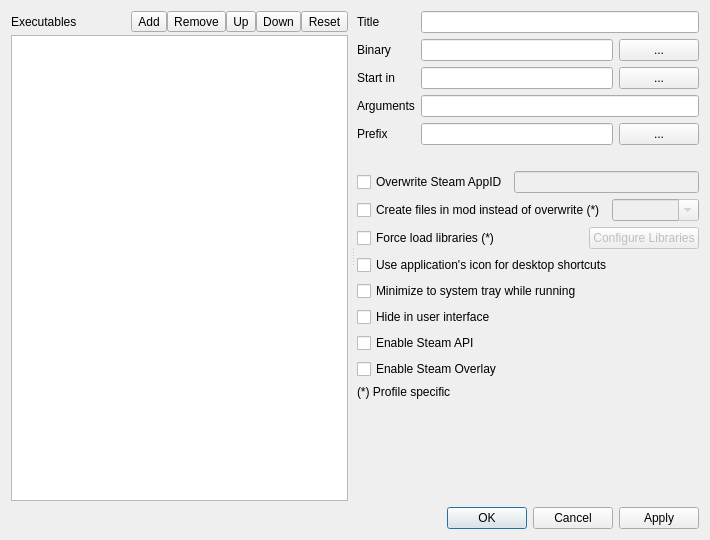
<?xml version="1.0" encoding="UTF-8"?>
<ui version="4.0">
 <class>EditExecutablesDialog</class>
 <widget class="QDialog" name="EditExecutablesDialog">
  <property name="geometry">
   <rect>
    <x>0</x>
    <y>0</y>
    <width>710</width>
    <height>540</height>
   </rect>
  </property>
  <property name="windowTitle">
   <string>Modify Executables</string>
  </property>
  <layout class="QVBoxLayout" name="verticalLayout">
   <item>
    <widget class="QWidget" name="widget_3" native="true">
     <property name="minimumSize">
      <size>
       <width>0</width>
       <height>100</height>
      </size>
     </property>
     <layout class="QVBoxLayout" name="verticalLayout_4">
      <property name="leftMargin">
       <number>0</number>
      </property>
      <property name="topMargin">
       <number>0</number>
      </property>
      <property name="rightMargin">
       <number>0</number>
      </property>
      <property name="bottomMargin">
       <number>0</number>
      </property>
      <item>
       <widget class="QSplitter" name="splitter">
        <property name="orientation">
         <enum>Qt::Orientation::Horizontal</enum>
        </property>
        <property name="handleWidth">
         <number>9</number>
        </property>
        <property name="childrenCollapsible">
         <bool>false</bool>
        </property>
        <widget class="QWidget" name="widget_2" native="true">
         <layout class="QVBoxLayout" name="verticalLayout_3">
          <property name="spacing">
           <number>3</number>
          </property>
          <property name="leftMargin">
           <number>0</number>
          </property>
          <property name="topMargin">
           <number>0</number>
          </property>
          <property name="rightMargin">
           <number>0</number>
          </property>
          <property name="bottomMargin">
           <number>0</number>
          </property>
          <item>
           <layout class="QHBoxLayout" name="horizontalLayout_2">
            <property name="spacing">
             <number>0</number>
            </property>
            <item>
             <widget class="QLabel" name="label_6">
              <property name="text">
               <string>Executables</string>
              </property>
             </widget>
            </item>
            <item>
             <spacer name="horizontalSpacer">
              <property name="orientation">
               <enum>Qt::Orientation::Horizontal</enum>
              </property>
              <property name="sizeHint" stdset="0">
               <size>
                <width>40</width>
                <height>20</height>
               </size>
              </property>
             </spacer>
            </item>
            <item>
             <widget class="QToolButton" name="add">
              <property name="toolTip">
               <string>Add an executable</string>
              </property>
              <property name="statusTip">
               <string>Add an executable</string>
              </property>
              <property name="whatsThis">
               <string>Add an executable</string>
              </property>
              <property name="text">
               <string>Add</string>
              </property>
              <property name="icon">
               <iconset resource="../resources.qrc">
                <normaloff>:/MO/gui/add</normaloff>:/MO/gui/add</iconset>
              </property>
              <property name="popupMode">
               <enum>QToolButton::ToolButtonPopupMode::InstantPopup</enum>
              </property>
             </widget>
            </item>
            <item>
             <widget class="QToolButton" name="remove">
              <property name="toolTip">
               <string>Remove the selected executable</string>
              </property>
              <property name="statusTip">
               <string>Remove the selected executable</string>
              </property>
              <property name="whatsThis">
               <string>Remove the selected executable</string>
              </property>
              <property name="text">
               <string>Remove</string>
              </property>
              <property name="icon">
               <iconset resource="../resources.qrc">
                <normaloff>:/MO/gui/resources/list-remove.png</normaloff>:/MO/gui/resources/list-remove.png</iconset>
              </property>
             </widget>
            </item>
            <item>
             <widget class="QToolButton" name="up">
              <property name="toolTip">
               <string>Move the executable up in the list</string>
              </property>
              <property name="statusTip">
               <string>Move the executable up in the list</string>
              </property>
              <property name="whatsThis">
               <string>Move the executable up in the list</string>
              </property>
              <property name="text">
               <string>Up</string>
              </property>
              <property name="icon">
               <iconset resource="../resources.qrc">
                <normaloff>:/MO/gui/resources/go-up.png</normaloff>:/MO/gui/resources/go-up.png</iconset>
              </property>
             </widget>
            </item>
            <item>
             <widget class="QToolButton" name="down">
              <property name="toolTip">
               <string>Move the executable down in the list</string>
              </property>
              <property name="statusTip">
               <string>Move the executable down in the list</string>
              </property>
              <property name="whatsThis">
               <string>Move the executable down in the list</string>
              </property>
              <property name="text">
               <string>Down</string>
              </property>
              <property name="icon">
               <iconset resource="../resources.qrc">
                <normaloff>:/MO/gui/resources/go-down.png</normaloff>:/MO/gui/resources/go-down.png</iconset>
              </property>
             </widget>
            </item>
            <item>
             <widget class="QToolButton" name="reset">
              <property name="toolTip">
               <string>Adds the executables provided by the game plugin and moves any existing executables out of the way</string>
              </property>
              <property name="statusTip">
               <string>Adds the executables provided by the game plugin and moves any existing executables out of the way</string>
              </property>
              <property name="whatsThis">
               <string>Adds the executables provided by the game plugin and moves any existing executables out of the way</string>
              </property>
              <property name="text">
               <string>Reset</string>
              </property>
              <property name="icon">
               <iconset resource="../resources.qrc">
                <normaloff>:/MO/gui/edit_clear</normaloff>:/MO/gui/edit_clear</iconset>
              </property>
             </widget>
            </item>
           </layout>
          </item>
          <item>
           <widget class="QListWidget" name="list">
            <property name="toolTip">
             <string>List of configured executables</string>
            </property>
            <property name="whatsThis">
             <string>This is a list of your configured executables. Executables in grey are automatically recognised and can not be modified.</string>
            </property>
            <property name="dragDropMode">
             <enum>QAbstractItemView::DragDropMode::InternalMove</enum>
            </property>
            <property name="defaultDropAction">
             <enum>Qt::DropAction::TargetMoveAction</enum>
            </property>
           </widget>
          </item>
         </layout>
        </widget>
        <widget class="QWidget" name="widget" native="true">
         <layout class="QVBoxLayout" name="verticalLayout_2">
          <property name="leftMargin">
           <number>0</number>
          </property>
          <property name="topMargin">
           <number>0</number>
          </property>
          <property name="rightMargin">
           <number>0</number>
          </property>
          <property name="bottomMargin">
           <number>0</number>
          </property>
          <item>
           <widget class="QWidget" name="widget_4" native="true">
            <layout class="QVBoxLayout" name="verticalLayout_5">
             <property name="leftMargin">
              <number>0</number>
             </property>
             <property name="topMargin">
              <number>0</number>
             </property>
             <property name="rightMargin">
              <number>0</number>
             </property>
             <property name="bottomMargin">
              <number>10</number>
             </property>
             <item>
              <layout class="QFormLayout" name="formLayout">
               <property name="bottomMargin">
                <number>20</number>
               </property>
               <item row="1" column="0">
                <widget class="QLabel" name="label_3">
                 <property name="text">
                  <string>Title</string>
                 </property>
                </widget>
               </item>
               <item row="1" column="1">
                <widget class="QLineEdit" name="title">
                 <property name="toolTip">
                  <string>Name of the executable. This is only for display purposes.</string>
                 </property>
                 <property name="whatsThis">
                  <string>Name of the executable. This is only for display purposes.</string>
                 </property>
                </widget>
               </item>
               <item row="2" column="0">
                <widget class="QLabel" name="label">
                 <property name="text">
                  <string>Binary</string>
                 </property>
                </widget>
               </item>
               <item row="2" column="1">
                <layout class="QHBoxLayout" name="horizontalLayout" stretch="1,0">
                 <item>
                  <widget class="QLineEdit" name="binary">
                   <property name="toolTip">
                    <string>Binary to run</string>
                   </property>
                   <property name="whatsThis">
                    <string>Binary to run</string>
                   </property>
                  </widget>
                 </item>
                 <item>
                  <widget class="QPushButton" name="browseBinary">
                   <property name="toolTip">
                    <string>Browse filesystem</string>
                   </property>
                   <property name="whatsThis">
                    <string>Browse filesystem for the executable to run.</string>
                   </property>
                   <property name="text">
                    <string>...</string>
                   </property>
                  </widget>
                 </item>
                </layout>
               </item>
               <item row="3" column="0">
                <widget class="QLabel" name="label_4">
                 <property name="text">
                  <string>Start in</string>
                 </property>
                </widget>
               </item>
               <item row="3" column="1">
                <layout class="QHBoxLayout" name="horizontalLayout_6" stretch="1,0">
                 <item>
                  <widget class="QLineEdit" name="workingDirectory"/>
                 </item>
                 <item>
                  <widget class="QPushButton" name="browseWorkingDirectory">
                   <property name="text">
                    <string>...</string>
                   </property>
                  </widget>
                 </item>
                </layout>
               </item>
               <item row="4" column="0">
                <widget class="QLabel" name="label_2">
                 <property name="text">
                  <string>Arguments</string>
                 </property>
                </widget>
               </item>
               <item row="4" column="1">
                <widget class="QLineEdit" name="arguments">
                 <property name="toolTip">
                  <string>Arguments to pass to the application</string>
                 </property>
                 <property name="whatsThis">
                  <string>Arguments to pass to the application</string>
                 </property>
                </widget>
               </item>
               <item row="5" column="0">
                <widget class="QLabel" name="prefixLabel">
                 <property name="text">
                  <string>Prefix</string>
                 </property>
                </widget>
               </item>
               <item row="5" column="1">
                <layout class="QHBoxLayout" name="horizontalLayout_7">
                 <item>
                  <widget class="QLineEdit" name="prefixDirectory"/>
                 </item>
                 <item>
                  <widget class="QPushButton" name="browsePrefixDirectory">
                   <property name="text">
                    <string>...</string>
                   </property>
                  </widget>
                 </item>
                </layout>
               </item>
              </layout>
             </item>
             <item>
              <layout class="QHBoxLayout" name="horizontalLayout_5">
               <item>
                <widget class="QCheckBox" name="overwriteSteamAppID">
                 <property name="toolTip">
                  <string>Allow the Steam AppID to be used for this executable to be changed.</string>
                 </property>
                 <property name="whatsThis">
                  <string>Allow the Steam AppID to be used for this executable to be changed.
Every game/tool distributed through Steam has a unique ID. MO needs to know this ID to start those programs directly, otherwise the program is started by steam and then MO will not work. By default, MO will use the AppID for the game.
Right now the only case I know of where this needs to be overwritten is for the Skyrim Creation Kit which has its own AppID. This overwrite is already preconfigured.</string>
                 </property>
                 <property name="text">
                  <string>Overwrite Steam AppID</string>
                 </property>
                </widget>
               </item>
               <item>
                <widget class="QLineEdit" name="steamAppID">
                 <property name="enabled">
                  <bool>false</bool>
                 </property>
                 <property name="toolTip">
                  <string>Steam AppID to use for this executable that differs from the games AppID.</string>
                 </property>
                 <property name="whatsThis">
                  <string>Steam AppID to use for this executable that differs from the games AppID.
Every game/tool distributed through Steam has a unique ID. MO needs to know this ID to start those programs directly, otherwise the program is started by steam and then MO will not work. By default, MO will use the AppID for the game (usually 72850).
Right now the only case I know of where this needs to be overwritten is for the Skyrim Creation Kit which has its own AppID (usually 202480). This overwrite is already preconfigured.</string>
                 </property>
                </widget>
               </item>
              </layout>
             </item>
             <item>
              <layout class="QHBoxLayout" name="horizontalLayout_9" stretch="0,1">
               <item>
                <widget class="QCheckBox" name="createFilesInMod">
                 <property name="toolTip">
                  <string>If this is enabled, new files are created in the specified mod instead of the &quot;Overwrite&quot; mod.</string>
                 </property>
                 <property name="text">
                  <string>Create files in mod instead of overwrite (*)</string>
                 </property>
                </widget>
               </item>
               <item>
                <widget class="QComboBox" name="mods">
                 <property name="enabled">
                  <bool>false</bool>
                 </property>
                 <property name="editable">
                  <bool>true</bool>
                 </property>
                </widget>
               </item>
              </layout>
             </item>
             <item>
              <layout class="QHBoxLayout" name="horizontalLayout_8">
               <item>
                <widget class="QCheckBox" name="forceLoadLibraries">
                 <property name="toolTip">
                  <string>If this is enabled, the configured libraries will be automatically loaded when this executable is launched.</string>
                 </property>
                 <property name="text">
                  <string>Force load libraries (*)</string>
                 </property>
                </widget>
               </item>
               <item>
                <spacer name="horizontalSpacer_2">
                 <property name="orientation">
                  <enum>Qt::Orientation::Horizontal</enum>
                 </property>
                 <property name="sizeHint" stdset="0">
                  <size>
                   <width>40</width>
                   <height>20</height>
                  </size>
                 </property>
                </spacer>
               </item>
               <item>
                <widget class="QPushButton" name="configureLibraries">
                 <property name="enabled">
                  <bool>false</bool>
                 </property>
                 <property name="text">
                  <string>Configure Libraries</string>
                 </property>
                </widget>
               </item>
              </layout>
             </item>
             <item>
              <widget class="QCheckBox" name="useApplicationIcon">
               <property name="text">
                <string>Use application's icon for desktop shortcuts</string>
               </property>
              </widget>
             </item>
             <item>
              <widget class="QCheckBox" name="minimizeToSystemTray">
               <property name="toolTip">
                <string>Mod Organizer will minimize to the system tray while this executable is running. It will reappear after it finishes.</string>
               </property>
               <property name="whatsThis">
                <string>Mod Organizer will minimize to the system tray while this executable is running. It will reappear after it finishes.</string>
               </property>
               <property name="text">
                <string>Minimize to system tray while running</string>
               </property>
              </widget>
             </item>
             <item>
              <widget class="QCheckBox" name="hide">
               <property name="toolTip">
                <string>This executable will not appear in the list, on the toolbar or in the menu. It will still be visible in this dialog.</string>
               </property>
               <property name="whatsThis">
                <string>This executable will not appear in the list, on the toolbar or in the menu. It will still be visible in this dialog.</string>
               </property>
               <property name="text">
                <string>Hide in user interface</string>
               </property>
              </widget>
             </item>
             <item>
              <widget class="QCheckBox" name="enableSteamAPI">
               <property name="text">
                <string>Enable Steam API</string>
               </property>
              </widget>
             </item>
             <item>
              <widget class="QCheckBox" name="enableSteamOverlay">
               <property name="text">
                <string>Enable Steam Overlay</string>
               </property>
              </widget>
             </item>
             <item>
              <widget class="QLabel" name="label_5">
               <property name="text">
                <string>(*) Profile specific</string>
               </property>
               <property name="margin">
                <number>5</number>
               </property>
              </widget>
             </item>
            </layout>
           </widget>
          </item>
          <item>
           <spacer name="verticalSpacer">
            <property name="orientation">
             <enum>Qt::Orientation::Vertical</enum>
            </property>
            <property name="sizeHint" stdset="0">
             <size>
              <width>20</width>
              <height>40</height>
             </size>
            </property>
           </spacer>
          </item>
         </layout>
        </widget>
       </widget>
      </item>
     </layout>
    </widget>
   </item>
   <item>
    <widget class="QDialogButtonBox" name="buttons">
     <property name="standardButtons">
      <set>QDialogButtonBox::StandardButton::Apply|QDialogButtonBox::StandardButton::Cancel|QDialogButtonBox::StandardButton::Ok</set>
     </property>
    </widget>
   </item>
  </layout>
 </widget>
 <tabstops>
  <tabstop>add</tabstop>
  <tabstop>remove</tabstop>
  <tabstop>up</tabstop>
  <tabstop>down</tabstop>
  <tabstop>reset</tabstop>
  <tabstop>list</tabstop>
  <tabstop>title</tabstop>
  <tabstop>binary</tabstop>
  <tabstop>browseBinary</tabstop>
  <tabstop>workingDirectory</tabstop>
  <tabstop>browseWorkingDirectory</tabstop>
  <tabstop>arguments</tabstop>
  <tabstop>overwriteSteamAppID</tabstop>
  <tabstop>steamAppID</tabstop>
  <tabstop>createFilesInMod</tabstop>
  <tabstop>mods</tabstop>
  <tabstop>forceLoadLibraries</tabstop>
  <tabstop>configureLibraries</tabstop>
  <tabstop>useApplicationIcon</tabstop>
 </tabstops>
 <resources>
  <include location="../resources.qrc"/>
 </resources>
 <connections/>
</ui>
